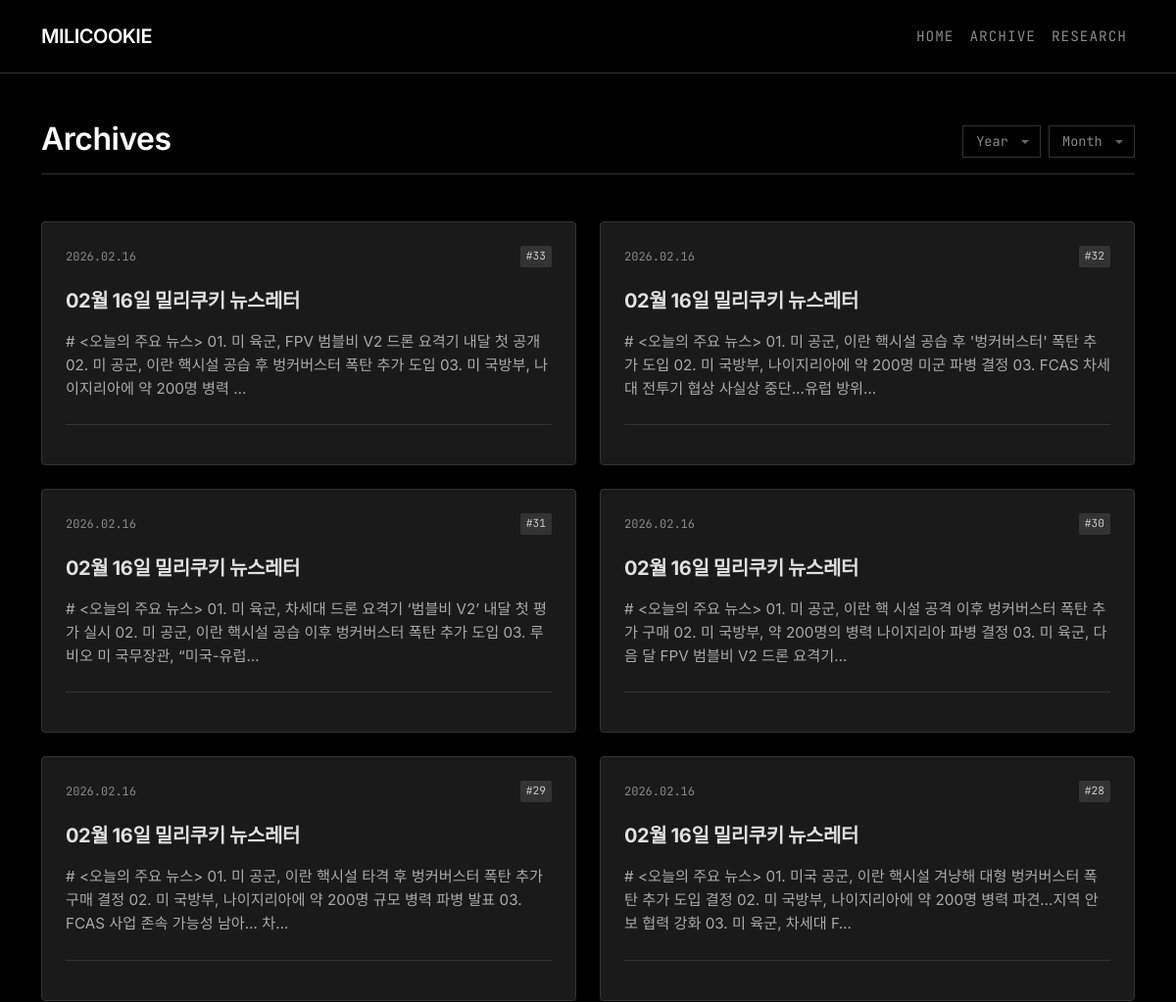
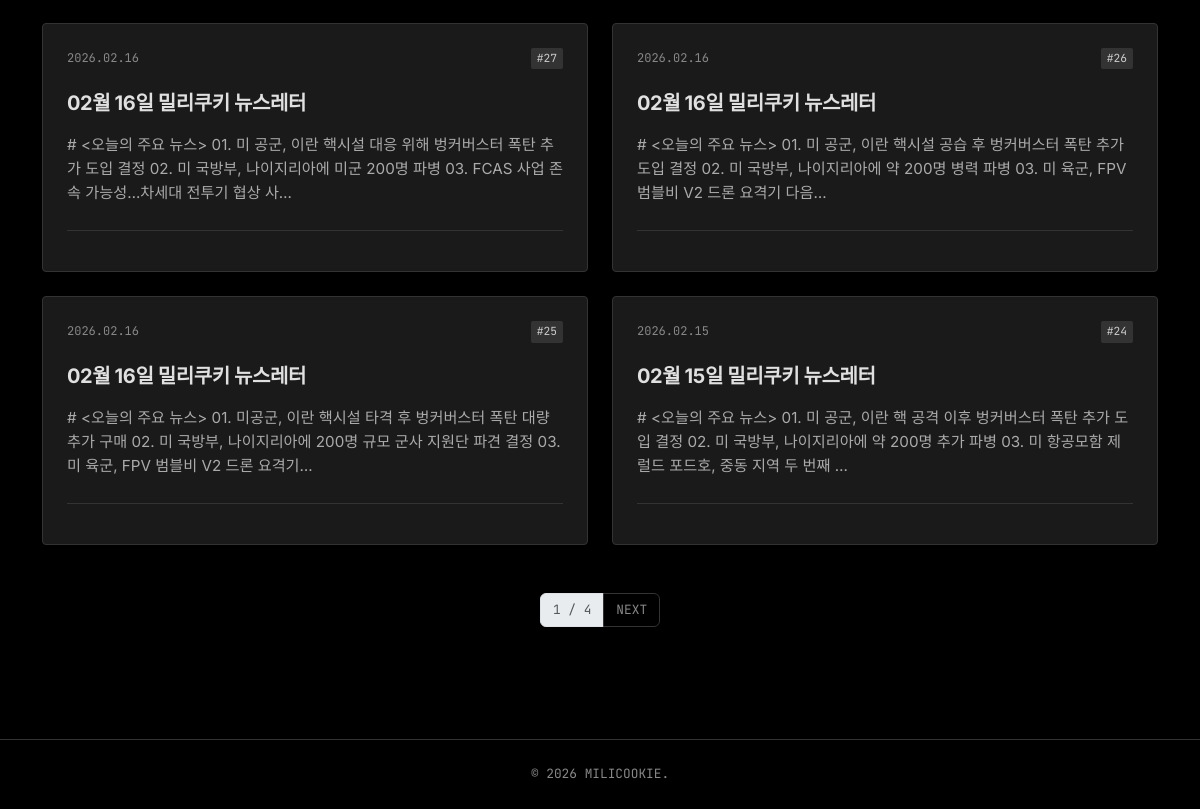
Before: /archive/ with the older database file (2 pictures, top to bottom).
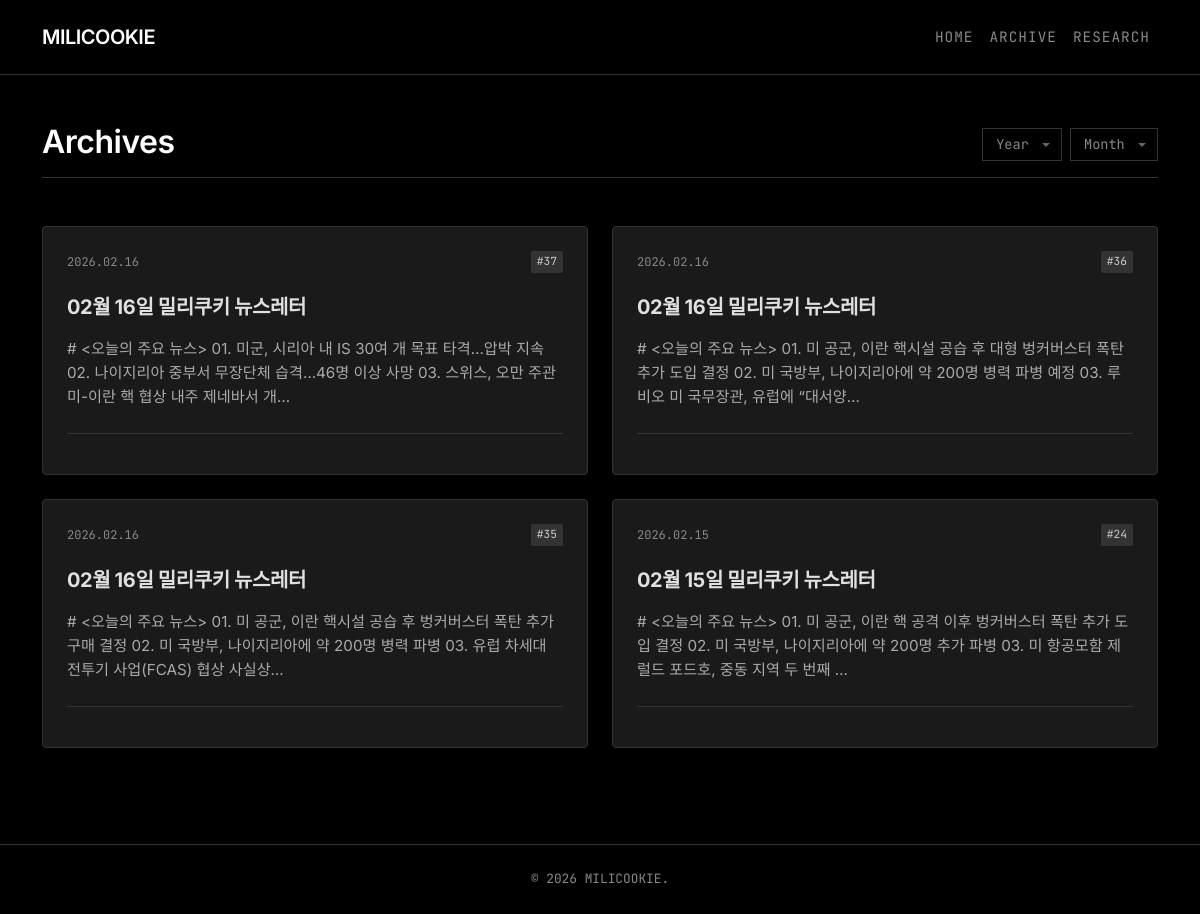
After: the same page with the newer database file.
### newsletters/models.py (models this page shows, shortened)
class Newsletter(models.Model):
    title = models.CharField(max_length=255)
    content = models.TextField(help_text="Full HTML content of the newsletter")
    summary = models.TextField(blank=True, help_text="Short summary for the archive list")
    published_at = models.DateTimeField(auto_now_add=True)
    sent_count = models.IntegerField(default=0, help_text="Number of subscribers this was sent to")
    class Meta:
        ordering = ['-published_at']

### newsletters/views.py (the view)
# urls.py: path('archive/', NewsletterListView.as_view(), name='archive'),
class NewsletterListView(ListView):
    model = Newsletter
    template_name = 'archive.html'
    context_object_name = 'newsletters'
    ordering = ['-published_at']
    paginate_by = 10
    def get_queryset(self):
        queryset = super().get_queryset()
        year = self.request.GET.get('year')
        month = self.request.GET.get('month')
        if year:
            queryset = queryset.filter(published_at__year=year)
        if month:
            queryset = queryset.filter(published_at__month=month)
        return queryset
    def get_context_data(self, **kwargs):
        context = super().get_context_data(**kwargs)
        dates = Newsletter.objects.dates('published_at', 'month', order='DESC')
        years = sorted(list(set(d.year for d in dates)), reverse=True)
        context['years'] = years
        context['months'] = range(1, 13)
        context['selected_year'] = self.request.GET.get('year')
        context['selected_month'] = self.request.GET.get('month')
        return context

### templates/archive.html (shortened to what this page needs)
{% extends 'base.html' %}
{% block content %}
<div class="container py-5">
    <div class="archive-header">
        <h2 class="mb-0">Archives</h2>
        <form method="get" class="filter-form d-flex align-items-center">
            <select name="year" onchange="this.form.submit()">
                <option value="">Year</option>
            </select>
            <select name="month" onchange="this.form.submit()">
                <option value="">Month</option>
            </select>
        </form>
    </div>
    <div class="row row-cols-1 row-cols-md-2 g-4">
        {% for newsletter in newsletters %}
        <div class="col">
            <div class="card newsletter-card p-4">
                <div class="mb-auto" style="position: relative; z-index: 2;">
                    <div class="meta">
                        <span>{{ newsletter.published_at|date:"Y.m.d" }}</span>
                        <span class="issue-tag">#{{ newsletter.id }}</span>
                    </div>
                    <h5 class="card-title mb-3">
                        <a href="{% url 'newsletter_detail' newsletter.id %}" class="text-decoration-none stretched-link">
                            {{ newsletter.title }}
                        </a>
                    </h5>
                    <p class="card-text mb-4">{{ newsletter.summary|truncatechars:120 }}</p>
                </div>
                <div class="mt-auto pt-3 border-top border-secondary" style="border-color: #333 !important; position: relative; z-index: 2;">
                </div>
            </div>
        </div>
        {% empty %}
        <div class="col-12">
            <div class="py-5 text-center text-white font-mono border border-secondary p-5" style="border-style: dashed !important; border-color: #333 !important;">
                조건을 만족하는 아티클이 없습니다.
            </div>
        </div>
        {% endfor %}
    </div>
    {% if is_paginated %}
    <nav class="mt-5">
        <ul class="pagination justify-content-center">
            <li class="page-item disabled"><a class="page-link" href="#">{{ page_obj.number }} / {{ page_obj.paginator.num_pages }}</a></li>
            {% if page_obj.has_next %}
                <li class="page-item"><a class="page-link" href="?page={{ page_obj.next_page_number }}">NEXT</a></li>
            {% endif %}
        </ul>
    </nav>
    {% endif %}
</div>
{% endblock %}

### templates/base.html (shortened to what this page needs)
<!DOCTYPE html>
<html lang="ko">
<head>
    <link href="https://cdn.jsdelivr.net/npm/bootstrap@5.3.0/dist/css/bootstrap.min.css" rel="stylesheet">
</head>
<body>
    <nav class="navbar navbar-expand-lg navbar-dark sticky-top">
        <div class="container">
            <a class="navbar-brand" href="{% url 'home' %}">
                MILICOOKIE
            </a>
            <div class="collapse navbar-collapse" id="navbarNav">
                <ul class="navbar-nav ms-auto">
                    <li class="nav-item"><a class="nav-link font-mono" href="{% url 'home' %}">Home</a></li>
                    <li class="nav-item"><a class="nav-link font-mono" href="{% url 'archive' %}">Archive</a></li>
                    <li class="nav-item"><a class="nav-link font-mono" href="{% url 'research' %}">Research</a></li>
                </ul>
            </div>
        </div>
    </nav>
    <main>
        {% block content %}{% endblock %}
    </main>
    <footer class="py-4 mt-5">
        <div class="container text-center">
            <p class="mb-0 text-uppercase tracking-wider">
                &copy; 2026 Milicookie.
            </p>
        </div>
    </footer>
</body>
</html>

### templates/base.html (style rules this page uses)
:root { --bg-color: #000000; --surface-color: rgba(17, 17, 17, 0.8); --border-color: #333333; --text-primary: #ffffff; --text-secondary: #888888; --accent-color: #ffffff; }
body { font-family: 'Inter', -apple-system, BlinkMacSystemFont, sans-serif; background-color: var(--bg-color); color: var(--text-primary); line-height: 1.6; -webkit-font-smoothing: antialiased; overflow-x: hidden; }
h1, h2, h3, h4, h5, h6, .navbar-brand { font-family: 'Inter', sans-serif; font-weight: 600; letter-spacing: -0.5px; color: var(--text-primary); }
.font-mono { font-family: 'JetBrains Mono', monospace; }
.navbar { background-color: rgba(0, 0, 0, 0.8) !important; backdrop-filter: blur(10px); border-bottom: 1px solid var(--border-color); padding: 1rem 0; }
.navbar-brand { font-size: 1.25rem; letter-spacing: -0.5px; }
.nav-link { color: var(--text-secondary) !important; font-size: 0.9rem; text-transform: uppercase; letter-spacing: 1px; transition: color 0.2s ease; }
footer { border-top: 1px solid var(--border-color); }
footer p { color: var(--text-secondary); font-size: 0.8rem; font-family: 'JetBrains Mono', monospace; }

### templates/archive.html (style rules this page uses)
.archive-header { border-bottom: 1px solid var(--border-color); padding-bottom: 1rem; margin-bottom: 3rem; display: flex; justify-content: space-between; align-items: flex-end; }
.filter-form select { background-color: transparent; border: 1px solid var(--border-color); color: var(--text-secondary); font-family: 'JetBrains Mono', monospace; font-size: 0.85rem; padding: 0.3rem 2rem 0.3rem 0.8rem; appearance: none; background-repeat: no-repeat; background-position: right 0.7rem center; cursor: pointer; margin-left: 0.5rem; outline: none; }
.filter-form select option { background-color: #1a1a1a; color: #fff; }
.newsletter-card { background-color: #1a1a1a; border: 1px solid #333; border-radius: 4px; transition: all 0.3s cubic-bezier(0.16, 1, 0.3, 1); height: 100%; display: flex; flex-direction: column; position: relative; overflow: hidden; }
.newsletter-card::before { content: ''; position: absolute; top: 0; left: 0; width: 100%; height: 100%; background: radial-gradient(circle at top right, rgba(255,255,255,0.05), transparent 60%); opacity: 0; transition: opacity 0.3s ease; pointer-events: none; }
.newsletter-card a { color: #e0e0e0 !important; font-weight: 700; font-size: 1.25rem; letter-spacing: -0.02em; line-height: 1.4; }
.newsletter-card .meta { font-family: 'JetBrains Mono', monospace; font-size: 0.75rem; color: #888; margin-bottom: 1.2rem; text-transform: uppercase; display: flex; align-items: center; }
.newsletter-card .meta .issue-tag { background: #333; color: #ccc; padding: 2px 6px; border-radius: 2px; font-size: 0.7rem; margin-left: auto; }
.card-text { color: #aaa; font-size: 0.95rem; line-height: 1.6; }

Changed rows visible on the page:
removed Newsletter: published_at "2026.02.16", id "33", title "02월 16일 밀리쿠키 뉴스레터", summary "# <오늘의 주요 뉴스> 01. 미 육군, FPV 범블비 V2 드론 요격기 내달 첫 공개 02. 미 공군, 이란 핵시설 공습 후 벙커버스터 폭탄 추가 도입 03. 미 국방부, 나이지리아에 약 200명 병력 …"
removed Newsletter: published_at "2026.02.16", id "32", title "02월 16일 밀리쿠키 뉴스레터", summary "# <오늘의 주요 뉴스> 01. 미 공군, 이란 핵시설 공습 후 '벙커버스터' 폭탄 추가 도입 02. 미 국방부, 나이지리아에 약 200명 미군 파병 결정 03. FCAS 차세대 전투기 협상 사실상 중단…유럽 방위…"
removed Newsletter: published_at "2026.02.16", id "31", title "02월 16일 밀리쿠키 뉴스레터", summary "# <오늘의 주요 뉴스> 01. 미 육군, 차세대 드론 요격기 ‘범블비 V2’ 내달 첫 평가 실시 02. 미 공군, 이란 핵시설 공습 이후 벙커버스터 폭탄 추가 도입 03. 루비오 미 국무장관, “미국-유럽…"
removed Newsletter: published_at "2026.02.16", id "30", title "02월 16일 밀리쿠키 뉴스레터", summary "# <오늘의 주요 뉴스> 01. 미 공군, 이란 핵 시설 공격 이후 벙커버스터 폭탄 추가 구매 02. 미 국방부, 약 200명의 병력 나이지리아 파병 결정 03. 미 육군, 다음 달 FPV 범블비 V2 드론 요격기…"
removed Newsletter: published_at "2026.02.16", id "29", title "02월 16일 밀리쿠키 뉴스레터", summary "# <오늘의 주요 뉴스> 01. 미 공군, 이란 핵시설 타격 후 벙커버스터 폭탄 추가 구매 결정 02. 미 국방부, 나이지리아에 약 200명 규모 병력 파병 발표 03. FCAS 사업 존속 가능성 남아… 차…"
removed Newsletter: published_at "2026.02.16", id "28", title "02월 16일 밀리쿠키 뉴스레터", summary "# <오늘의 주요 뉴스> 01. 미국 공군, 이란 핵시설 겨냥해 대형 벙커버스터 폭탄 추가 도입 결정 02. 미 국방부, 나이지리아에 약 200명 병력 파견…지역 안보 협력 강화 03. 미 육군, 차세대 F…"
removed Newsletter: published_at "2026.02.16", id "27", title "02월 16일 밀리쿠키 뉴스레터", summary "# <오늘의 주요 뉴스> 01. 미 공군, 이란 핵시설 대응 위해 벙커버스터 폭탄 추가 도입 결정 02. 미 국방부, 나이지리아에 미군 200명 파병 03. FCAS 사업 존속 가능성…차세대 전투기 협상 사…"
removed Newsletter: published_at "2026.02.16", id "26", title "02월 16일 밀리쿠키 뉴스레터", summary "# <오늘의 주요 뉴스> 01. 미 공군, 이란 핵시설 공습 후 벙커버스터 폭탄 추가 도입 결정 02. 미 국방부, 나이지리아에 약 200명 병력 파병 03. 미 육군, FPV 범블비 V2 드론 요격기 다음…"
removed Newsletter: published_at "2026.02.16", id "25", title "02월 16일 밀리쿠키 뉴스레터", summary "# <오늘의 주요 뉴스> 01. 미공군, 이란 핵시설 타격 후 벙커버스터 폭탄 대량 추가 구매 02. 미 국방부, 나이지리아에 200명 규모 군사 지원단 파견 결정 03. 미 육군, FPV 범블비 V2 드론 요격기…"
added Newsletter: published_at "2026.02.16", id "37", title "02월 16일 밀리쿠키 뉴스레터", summary "# <오늘의 주요 뉴스> 01. 미군, 시리아 내 IS 30여 개 목표 타격…압박 지속 02. 나이지리아 중부서 무장단체 습격…46명 이상 사망 03. 스위스, 오만 주관 미-이란 핵 협상 내주 제네바서 개…"
added Newsletter: published_at "2026.02.16", id "36", title "02월 16일 밀리쿠키 뉴스레터", summary "# <오늘의 주요 뉴스> 01. 미 공군, 이란 핵시설 공습 후 대형 벙커버스터 폭탄 추가 도입 결정 02. 미 국방부, 나이지리아에 약 200명 병력 파병 예정 03. 루비오 미 국무장관, 유럽에 “대서양…"
added Newsletter: published_at "2026.02.16", id "35", title "02월 16일 밀리쿠키 뉴스레터", summary "# <오늘의 주요 뉴스> 01. 미 공군, 이란 핵시설 공습 후 벙커버스터 폭탄 추가 구매 결정 02. 미 국방부, 나이지리아에 약 200명 병력 파병 03. 유럽 차세대 전투기 사업(FCAS) 협상 사실상…"
Other visible differences:
{{ page_obj.number }}: "1" → (not shown)
{{ page_obj.paginator.num_pages }}: "4" → (not shown)
text no longer shown: "/ NEXT"
